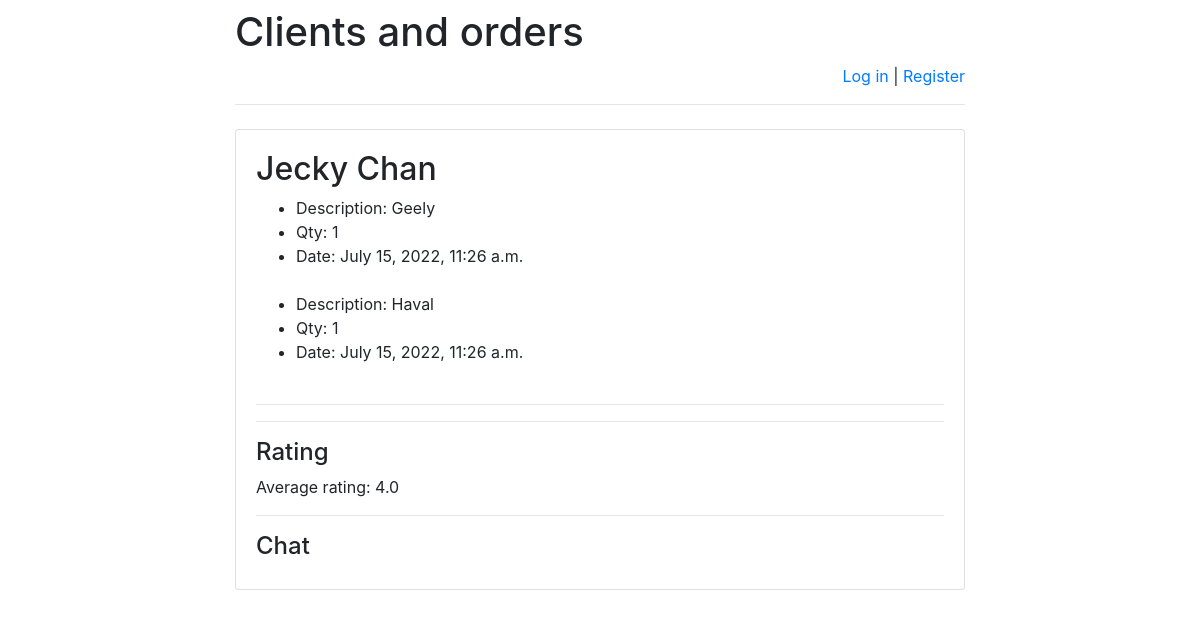
Page /orders/2/ on the committed database.
### orders/models.py (models this page shows)
class Client(models.Model):
    client_name = models.CharField(max_length=255)

class Order(models.Model):
    description = models.CharField(max_length=255)
    qty = models.IntegerField()
    date = models.DateTimeField()
    client = models.ForeignKey(Client,on_delete=models.SET_NULL, null=True)

### orders/views.py (the view)
# urls.py: path('orders/', include('orders.urls')),
def orders(request, client_id):
    orders = Order.objects.filter(client=client_id)
    return render(
        request,
        'orders.html',
        context={
            'client': get_object_or_404(Client, pk=client_id),
            'orders': orders,
            "already_rated_by_user":
                Mark.objects
                    .filter(author_id=request.user.id)
                    .filter(client_id=client_id)
                    .count(),
            "user_rating":
                Mark.objects
                    .filter(author_id=request.user.id)
                    .filter(client_id=client_id)
                    .aggregate(Avg('mark'))
                ["mark__avg"],
            "avg_mark":
                Mark.objects
                    .filter(client_id=client_id)
                    .aggregate(Avg('mark'))
                ["mark__avg"]
        }
    )

### templates/orders.html (shortened to what this page needs)
{% extends 'base.html' %}
{% block main %}
<h2>{{ client.client_name }}</h2>
<ul> {% for order in orders %}
        <li> Description: {{ order.description }} </li>
        <li> Qty: {{ order.qty }} </li>
        <li> Date: {{ order.date }} </li>
    <br>
    {% endfor %}
    </ul>
    <hr>
    <hr>
<h4>Rating</h4>
    <p>Average rating:
        <span id="avg_mark_span">
            {{ avg_mark }}
        </span>
    </p>
<hr>
<h4>Chat</h4>
{% endblock %}

### rows in the picture
Client: client_name "Jecky Chan"
Order: description "Geely", qty "1", date "July 15, 2022, 11:26 a.m."
Order: description "Haval", qty "1", date "July 15, 2022, 11:26 a.m."

### other values in the picture
{{ avg_mark }} "4.0"
